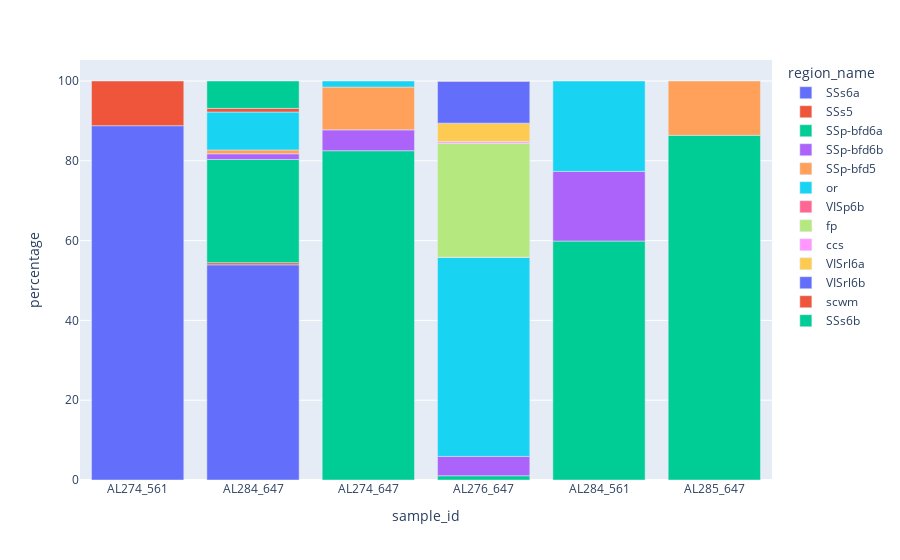

Notebook code cell kept with this figure:
### Code cell
import plotly.express as px


fig = px.bar(this_df, x="sample_id", y="percentage", color="region_name")
fig.show()

fig.write_html(f"{this_genotype}_injectionvoxel_distribution.html")

### Figure 1 — Plotly figure (JSON) as saved in the notebook; plotly's stock layout.template omitted (floating-point values rounded to 4 significant figures)
{"data": [{"alignmentgroup": "True", "hovertemplate": "region_name=SSs6a<br>sample_id=%{x}<br>percentage=%{y}<extra></extra>", "legendgroup": "SSs6a", "marker": {"color": "#636efa"}, "name": "SSs6a", "offsetgroup": "SSs6a", "orientation": "v", "showlegend": true, "textposition": "auto", "type": "bar", "x": ["AL274_561", "AL284_647"], "xaxis": "x", "y": [88.8, 53.93], "yaxis": "y"}, {"alignmentgroup": "True", "hovertemplate": "region_name=SSs5<br>sample_id=%{x}<br>percentage=%{y}<extra></extra>", "legendgroup": "SSs5", "marker": {"color": "#EF553B"}, "name": "SSs5", "offsetgroup": "SSs5", "orientation": "v", "showlegend": true, "textposition": "auto", "type": "bar", "x": ["AL274_561", "AL284_647"], "xaxis": "x", "y": [11.2, 0.5322], "yaxis": "y"}, {"alignmentgroup": "True", "hovertemplate": "region_name=SSp-bfd6a<br>sample_id=%{x}<br>percentage=%{y}<extra></extra>", "legendgroup": "SSp-bfd6a", "marker": {"color": "#00cc96"}, "name": "SSp-bfd6a", "offsetgroup": "SSp-bfd6a", "orientation": "v", "showlegend": true, "textposition": "auto", "type": "bar", "x": ["AL274_647", "AL276_647", "AL284_561", "AL284_647", "AL285_647"], "xaxis": "x", "y": [82.53, 1.06, 59.89, 25.87, 86.38], "yaxis": "y"}, {"alignmentgroup": "True", "hovertemplate": "region_name=SSp-bfd6b<br>sample_id=%{x}<br>percentage=%{y}<extra></extra>", "legendgroup": "SSp-bfd6b", "marker": {"color": "#ab63fa"}, "name": "SSp-bfd6b", "offsetgroup": "SSp-bfd6b", "orientation": "v", "showlegend": true, "textposition": "auto", "type": "bar", "x": ["AL274_647", "AL276_647", "AL284_561", "AL284_647"], "xaxis": "x", "y": [5.228, 4.849, 17.45, 1.419], "yaxis": "y"}, {"alignmentgroup": "True", "hovertemplate": "region_name=SSp-bfd5<br>sample_id=%{x}<br>percentage=%{y}<extra></extra>", "legendgroup": "SSp-bfd5", "marker": {"color": "#FFA15A"}, "name": "SSp-bfd5", "offsetgroup": "SSp-bfd5", "orientation": "v", "showlegend": true, "textposition": "auto", "type": "bar", "x": ["AL274_647", "AL284_647", "AL285_647"], "xaxis": "x", "y": [10.73, 0.9758, 13.62], "yaxis": "y"}, {"alignmentgroup": "True", "hovertemplate": "region_name=or<br>sample_id=%{x}<br>percentage=%{y}<extra></extra>", "legendgroup": "or", "marker": {"color": "#19d3f3"}, "name": "or", "offsetgroup": "or", "orientation": "v", "showlegend": true, "textposition": "auto", "type": "bar", "x": ["AL274_647", "AL276_647", "AL284_561", "AL284_647"], "xaxis": "x", "y": [1.517, 49.87, 22.66, 9.491], "yaxis": "y"}, {"alignmentgroup": "True", "hovertemplate": "region_name=VISp6b<br>sample_id=%{x}<br>percentage=%{y}<extra></extra>", "legendgroup": "VISp6b", "marker": {"color": "#FF6692"}, "name": "VISp6b", "offsetgroup": "VISp6b", "orientation": "v", "showlegend": true, "textposition": "auto", "type": "bar", "x": ["AL276_647"], "xaxis": "x", "y": [0.06423], "yaxis": "y"}, {"alignmentgroup": "True", "hovertemplate": "region_name=fp<br>sample_id=%{x}<br>percentage=%{y}<extra></extra>", "legendgroup": "fp", "marker": {"color": "#B6E880"}, "name": "fp", "offsetgroup": "fp", "orientation": "v", "showlegend": true, "textposition": "auto", "type": "bar", "x": ["AL276_647"], "xaxis": "x", "y": [28.55], "yaxis": "y"}, {"alignmentgroup": "True", "hovertemplate": "region_name=ccs<br>sample_id=%{x}<br>percentage=%{y}<extra></extra>", "legendgroup": "ccs", "marker": {"color": "#FF97FF"}, "name": "ccs", "offsetgroup": "ccs", "orientation": "v", "showlegend": true, "textposition": "auto", "type": "bar", "x": ["AL276_647"], "xaxis": "x", "y": [0.4175], "yaxis": "y"}, {"alignmentgroup": "True", "hovertemplate": "region_name=VISrl6a<br>sample_id=%{x}<br>percentage=%{y}<extra></extra>", "legendgroup": "VISrl6a", "marker": {"color": "#FECB52"}, "name": "VISrl6a", "offsetgroup": "VISrl6a", "orientation": "v", "showlegend": true, "textposition": "auto", "type": "bar", "x": ["AL276_647"], "xaxis": "x", "y": [4.624], "yaxis": "y"}, {"alignmentgroup": "True", "hovertemplate": "region_name=VISrl6b<br>sample_id=%{x}<br>percentage=%{y}<extra></extra>", "legendgroup": "VISrl6b", "marker": {"color": "#636efa"}, "name": "VISrl6b", "offsetgroup": "VISrl6b", "orientation": "v", "showlegend": true, "textposition": "auto", "type": "bar", "x": ["AL276_647"], "xaxis": "x", "y": [10.5], "yaxis": "y"}, {"alignmentgroup": "True", "hovertemplate": "region_name=scwm<br>sample_id=%{x}<br>percentage=%{y}<extra></extra>", "legendgroup": "scwm", "marker": {"color": "#EF553B"}, "name": "scwm", "offsetgroup": "scwm", "orientation": "v", "showlegend": true, "textposition": "auto", "type": "bar", "x": ["AL276_647", "AL284_647"], "xaxis": "x", "y": [0.06423, 0.9166], "yaxis": "y"}, {"alignmentgroup": "True", "hovertemplate": "region_name=SSs6b<br>sample_id=%{x}<br>percentage=%{y}<extra></extra>", "legendgroup": "SSs6b", "marker": {"color": "#00cc96"}, "name": "SSs6b", "offsetgroup": "SSs6b", "orientation": "v", "showlegend": true, "textposition": "auto", "type": "bar", "x": ["AL284_647"], "xaxis": "x", "y": [6.86], "yaxis": "y"}], "layout": {"autosize": true, "barmode": "relative", "legend": {"title": {"text": "region_name"}, "tracegroupgap": 0}, "margin": {"t": 60}, "xaxis": {"anchor": "y", "autorange": true, "domain": [0, 1], "range": [-0.5, 5.5], "title": {"text": "sample_id"}, "type": "category"}, "yaxis": {"anchor": "x", "autorange": true, "domain": [0, 1], "range": [0, 105.3], "title": {"text": "percentage"}, "type": "linear"}}}
